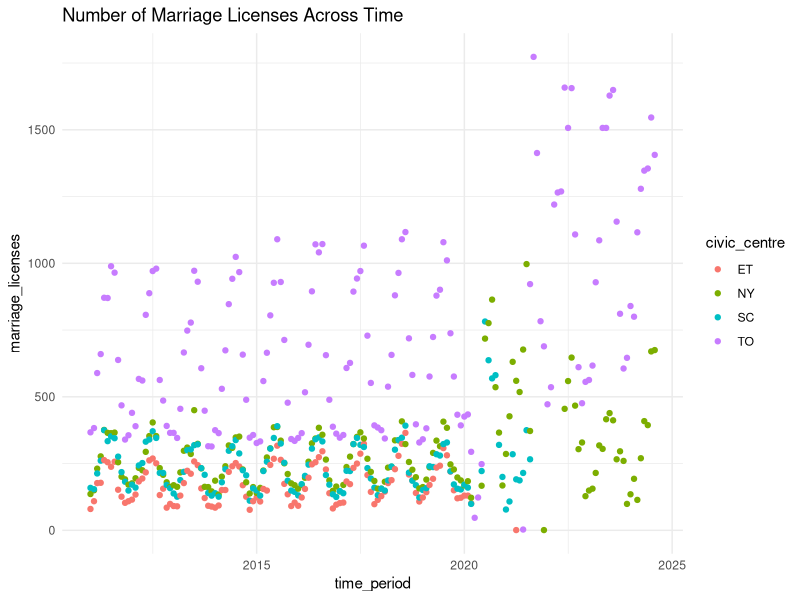

Reproduce this figure in R.
## ---- chunk 1
#| include: false
#| warning: false
#| message: false

library(tidyverse)
library(palmerpenguins)

data <- read_csv('../data/analysis_data/analysis_data.csv')
## ---- chunk 2

data %>%
  ggplot(aes(x = time_period, y = marriage_licenses)) +
  geom_point(aes(col = civic_centre)) +
  theme_minimal() +
  ggtitle('Number of Marriage Licenses Across Time')

min(data$time_period)
max(data$time_period)
